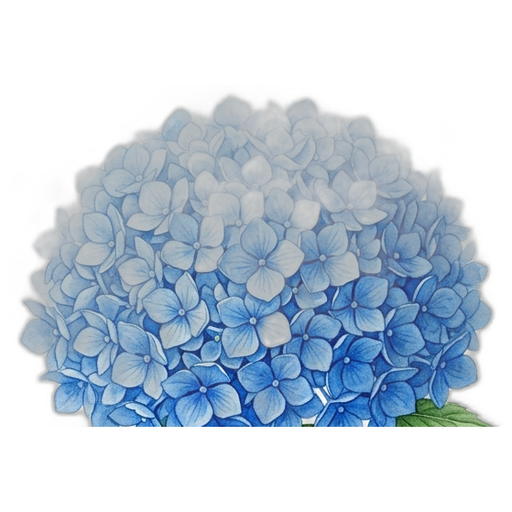
#> input picture scratch/blooms/hydrangea_blue.png, 512 x 512 px, given in place of bucket-1_back.png, which was not available
$ python test_gorgeous.py
#> lines starting #> are read from the running program, lines starting #| are printed output that depends on the picture; pictures that were not available may be replaced by others from this repository, and a replacement may not be noted
import os
import math
from PIL import Image, ImageDraw

def generate_staggered_slots(total, collar_y, center_x, max_hw):
    slots = []

    if total == 1:
        slots.append({'x': center_x, 'y': collar_y - 140, 'sz': 290, 'rot': 0.0})
    elif total == 2:
        slots.append({'x': center_x - 55, 'y': collar_y - 130, 'sz': 270, 'rot': -0.08})
        slots.append({'x': center_x + 55, 'y': collar_y - 130, 'sz': 270, 'rot': 0.08})
    elif total == 3:
        slots.append({'x': center_x,      'y': collar_y - 180, 'sz': 270, 'rot': 0.0})
        slots.append({'x': center_x - 65, 'y': collar_y - 95,  'sz': 275, 'rot': -0.10})
        slots.append({'x': center_x + 65, 'y': collar_y - 95,  'sz': 275, 'rot': 0.10})
    elif total == 4:
        slots.append({'x': center_x - 55, 'y': collar_y - 175, 'sz': 260, 'rot': -0.08})
        slots.append({'x': center_x + 55, 'y': collar_y - 175, 'sz': 260, 'rot': 0.08})
        slots.append({'x': center_x - 75, 'y': collar_y - 95,  'sz': 265, 'rot': -0.12})
        slots.append({'x': center_x + 75, 'y': collar_y - 95,  'sz': 265, 'rot': 0.12})
    elif total == 5:
        # 1 apex, 2 mid, 2 front (classic Korean fan dome)
        slots.append({'x': center_x,      'y': collar_y - 205, 'sz': 260, 'rot': 0.0})
        slots.append({'x': center_x - 75, 'y': collar_y - 145, 'sz': 255, 'rot': -0.12})
        slots.append({'x': center_x + 75, 'y': collar_y - 145, 'sz': 255, 'rot': 0.12})
        slots.append({'x': center_x - 55, 'y': collar_y - 75,  'sz': 265, 'rot': -0.08})
        slots.append({'x': center_x + 55, 'y': collar_y - 75,  'sz': 265, 'rot': 0.08})
    elif total == 9:
        # Master 9-rose layout:
        # 1 apex, 2 mid-high, 3 mid-low, 3 collar
        slots = [
            # Apex (1)
            {'x': center_x,       'y': collar_y - 235, 'sz': 255, 'rot': 0.0},
            # Tier 2 (2)
            {'x': center_x - 65,  'y': collar_y - 180, 'sz': 260, 'rot': -0.10},
            {'x': center_x + 65,  'y': collar_y - 180, 'sz': 260, 'rot': 0.10},
            # Tier 3 (3)
            {'x': center_x - 115, 'y': collar_y - 120, 'sz': 265, 'rot': -0.18},
            {'x': center_x,       'y': collar_y - 115, 'sz': 270, 'rot': 0.0},
            {'x': center_x + 115, 'y': collar_y - 120, 'sz': 265, 'rot': 0.18},
            # Tier 4 (3 - nestled deep into pleated collar so collar covers stems naturally)
            {'x': center_x - 75,  'y': collar_y - 50,  'sz': 275, 'rot': -0.08},
            {'x': center_x,       'y': collar_y - 45,  'sz': 280, 'rot': 0.0},
            {'x': center_x + 75,  'y': collar_y - 50,  'sz': 275, 'rot': 0.08},
        ]
    else:
        # General staggered close-packing
        n_rows = 3 if total <= 8 else (4 if total <= 14 else 5)
        rows_counts = []
        for r in range(n_rows):
            weight = (r + 1.2) / (n_rows * 0.5 + 0.6 * n_rows)
            count = max(1, int(round(total * weight / n_rows)))
            rows_counts.append(count)
        diff = total - sum(rows_counts)
        rows_counts[-1] += diff
        for r in range(len(rows_counts)):
            if rows_counts[r] <= 0:
                rows_counts[r] = 1

        top_y = collar_y - min(260, 160 + total * 4)
        span_y = (collar_y - 45) - top_y

        for r_num, cnt in enumerate(rows_counts):
            r_t = r_num / (n_rows - 1) if n_rows > 1 else 0.5
            y_row = top_y + r_t * span_y
            row_hw = max_hw * (0.50 + 0.50 * r_t)

            for c in range(cnt):
                c_t = c / (cnt - 1) if cnt > 1 else 0.5
                x_col = center_x + (c_t - 0.5) * 2.0 * row_hw
                dome_lift = math.sin(c_t * math.pi) * 22
                y_pos = y_row - dome_lift
                rot = (c_t - 0.5) * 0.28
                sz = max(195, min(275, int(275 - total * 3)))
                slots.append({'x': x_col, 'y': y_pos, 'sz': sz, 'rot': rot})

    return slots

# Feather bottom of flower image so stem fades out smoothly (no harsh cut lines)
def prepare_feathered_flower(im):
    w, h = im.size
    # Keep up to 68% height
    keep_h = int(h * 0.68)
    cropped = im.crop((0, 0, w, keep_h))

    # Feather alpha in the bottom 18% of cropped
    arr = cropped.load()
    fade_start = int(keep_h * 0.82)
    fade_len = keep_h - fade_start
    for y in range(fade_start, keep_h):
        factor = 1.0 - ((y - fade_start) / float(fade_len))
        for x in range(w):
            r, g, b, a = arr[x, y]
            if a > 0:
                arr[x, y] = (r, g, b, int(a * factor))
    return cropped

canvas_w, canvas_h = 700, 750
target_h = int(min(canvas_h * 0.90, 540))
scale = target_h / 1954.0
target_w = int(round(1866 * scale))

bucket_x = int(round((canvas_w - target_w) / 2))
bucket_y = int(round(canvas_h - target_h - 12))
center_x = canvas_w // 2

collar_y = bucket_y + int(1050 * scale)
front_x = bucket_x + int(401 * scale)
front_y = bucket_y + int(1050 * scale)
front_w = int(1359 * scale)
front_h = int(904 * scale)

canvas = Image.new('RGBA', (canvas_w, canvas_h), (248, 246, 242, 255))

# 1. Back wrapper
back_img = Image.open('public/images/bucket/bucket-1_back.png').convert('RGBA')
#> back_img is the input picture: PIL image 512x512 RGBA; mean R, G, B, A 31.3, 49.7, 67.3, 80.5
back_resized = back_img.resize((target_w, target_h), Image.Resampling.LANCZOS)
canvas.paste(back_resized, (bucket_x, bucket_y), back_resized)

# 2. Cavity mask
mask = Image.new('L', (canvas_w, canvas_h), 0)
#> mask: PIL image 700x750 L; every value is 0
mask_draw = ImageDraw.Draw(mask)
cavity_poly = [
    (center_x, bucket_y + 10),
    (bucket_x + int(target_w * 0.82), bucket_y + int(target_h * 0.14)),
    (bucket_x + int(target_w * 0.78), bucket_y + int(target_h * 0.38)),
    (front_x + front_w - 30, collar_y + 40),
    (center_x, collar_y + 80),
    (front_x + 30, collar_y + 40),
    (bucket_x + int(target_w * 0.22), bucket_y + int(target_h * 0.38)),
    (bucket_x + int(target_w * 0.18), bucket_y + int(target_h * 0.14)),
]
mask_draw.polygon(cavity_poly, fill=255)

# Flowers layer
flowers_layer = Image.new('RGBA', (canvas_w, canvas_h), (0, 0, 0, 0))
#> flowers_layer: PIL image 700x750 RGBA; every value is 0

rose = Image.open('public/images/flowers/rose_red.png').convert('RGBA')
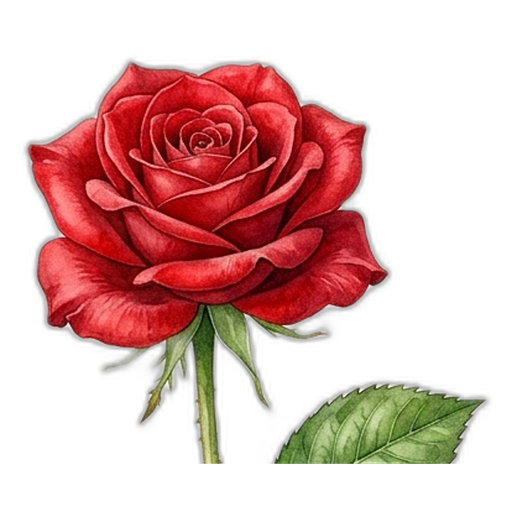
#> input picture scratch/blooms/rose_red.png, 512 x 512 px, found by its file name
#> rose is the input picture: PIL image 512x512 RGBA; mean R, G, B, A 63.5, 24.3, 21.2, 93.6
rose_feathered = prepare_feathered_flower(rose)

slots = generate_staggered_slots(9, collar_y, center_x, max_hw=135)

for s in slots:
    fw = s['sz']
    fh = int(fw * (rose_feathered.height / rose_feathered.width))
    cur = rose_feathered.resize((fw, fh), Image.Resampling.LANCZOS)

    dx = center_x - s['x']
    dy = (collar_y + 50) - s['y']
    inward_rad = math.atan2(dx, dy)
    final_rot = s['rot'] * 0.4 - inward_rad * 0.20

    rot_deg = math.degrees(final_rot)
    rotated = cur.rotate(-rot_deg, resample=Image.Resampling.BICUBIC, expand=True)

    rx = int(s['x'] - rotated.width / 2)
    ry = int(s['y'] - rotated.height * 0.22)

    flowers_layer.alpha_composite(rotated, (rx, ry))
#> this loop made 9 passes
#> pass 1, `cur = rose_feathered.resize((fw, fh), Image.Resampling.LANCZOS)`:
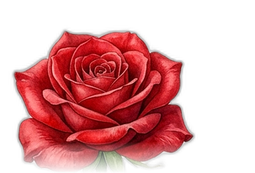
#> cur: PIL image 255x173 RGBA; mean R, G, B, A 80.3, 20.9, 22.2, 104.1; transparent parts drawn white
#> after the loop:
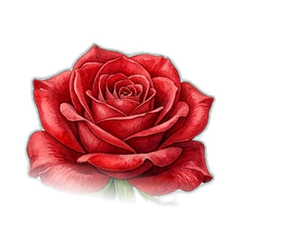
#> rotated: PIL image 303x228 RGBA; mean R, G, B, A 58.9, 15.2, 16.2, 77; transparent parts drawn white

# Mask flowers
r, g, b, a = flowers_layer.split()
final_a = Image.composite(a, Image.new('L', a.size, 0), mask)
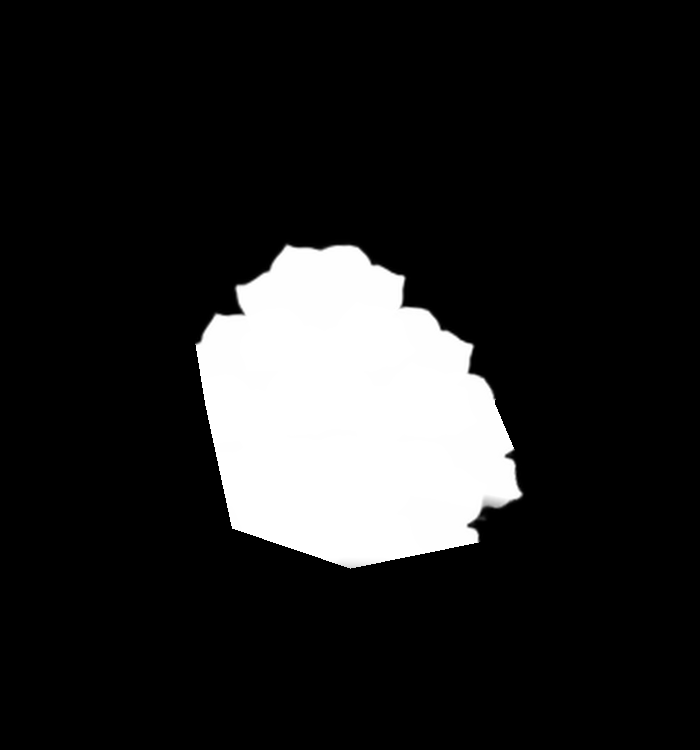
#> final_a: PIL image 700x750 L; min 0, max 255, mean 36.2
flowers_layer.putalpha(final_a)

canvas.paste(flowers_layer, (0, 0), flowers_layer)

# 3. Front wrapper
front_img = Image.open('public/images/bucket/bucket-1_front.png').convert('RGBA')
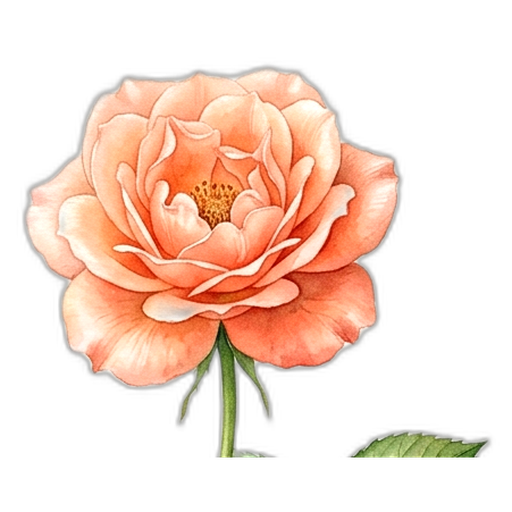
#> input picture scratch/blooms/rose_peach.png, 512 x 512 px, given in place of bucket-1_front.png, which was not available
#> front_img is the input picture: PIL image 512x512 RGBA; mean R, G, B, A 86.8, 61.3, 47.8, 91.3
front_resized = front_img.resize((front_w, front_h), Image.Resampling.LANCZOS)
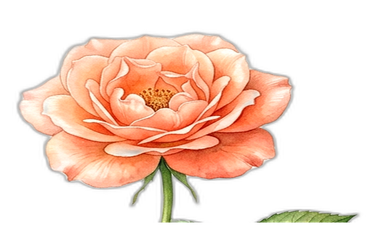
#> front_resized: PIL image 375x249 RGBA; mean R, G, B, A 86.7, 61.2, 47.8, 91.3; transparent parts drawn white
canvas.paste(front_resized, (front_x, front_y), front_resized)
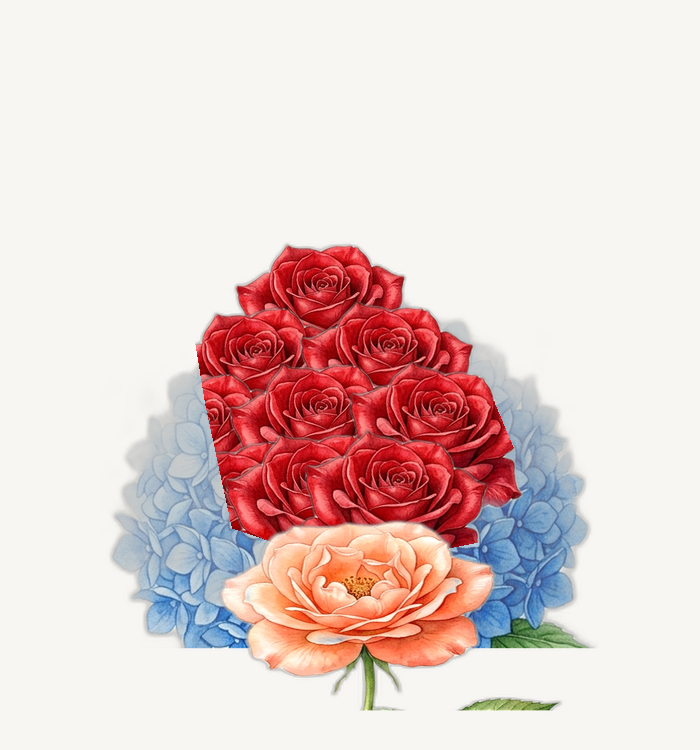
#> canvas: PIL image 700x750 RGBA; mean R, G, B, A 227.7, 205.7, 203.5, 250; transparent parts drawn white

canvas.save('scratch/test_9_roses_gorgeous.png')
print('Saved scratch/test_9_roses_gorgeous.png')
